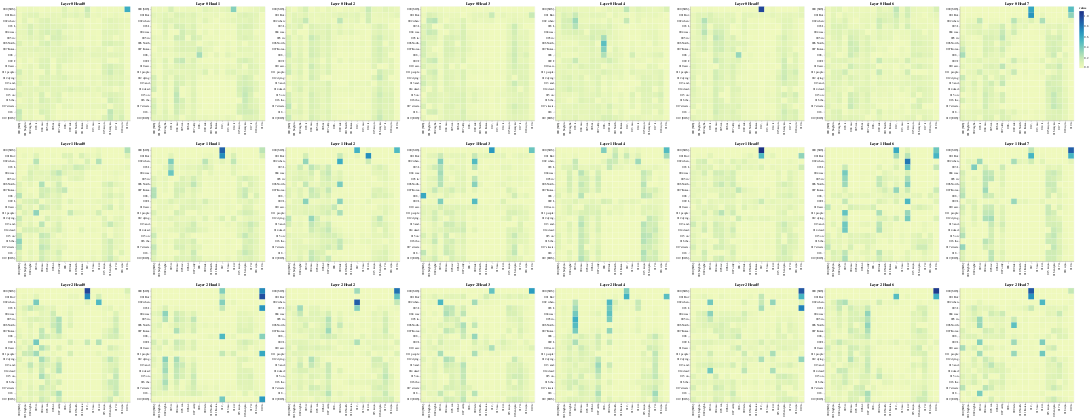

Source (notebook cell):
### Code cell
get_all_attention_maps("encoder-decoder", layers, heads, encoder_input_tokens, decoder_input_tokens, min(20, sentence_len))

### Figure 1 — Vega-Lite specification as saved in the notebook (floating-point values rounded to 4 significant figures; data arrays with more than 128 entries replaced by an {"elided": "..."} marker saying what was removed)
{"config": {"view": {"continuousWidth": 300, "continuousHeight": 300}}, "vconcat": [{"hconcat": [{"data": {"name": "data-dda6d0f0ae1728cb0ce829a3831be588"}, "mark": {"type": "rect"}, "encoding": {"color": {"field": "value", "type": "quantitative"}, "tooltip": [{"field": "row", "type": "quantitative"}, {"field": "column", "type": "quantitative"}, {"field": "value", "type": "quantitative"}, {"field": "row_token", "type": "nominal"}, {"field": "col_token", "type": "nominal"}], "x": {"axis": {"title": ""}, "field": "col_token", "type": "nominal"}, "y": {"axis": {"title": ""}, "field": "row_token", "type": "nominal"}}, "height": 400, "name": "view_241", "title": "Layer 0 Head 0", "width": 400}, {"data": {"name": "data-2d0f307d351359395773a6fb6e239000"}, "mark": {"type": "rect"}, "encoding": {"color": {"field": "value", "type": "quantitative"}, "tooltip": [{"field": "row", "type": "quantitative"}, {"field": "column", "type": "quantitative"}, {"field": "value", "type": "quantitative"}, {"field": "row_token", "type": "nominal"}, {"field": "col_token", "type": "nominal"}], "x": {"axis": {"title": ""}, "field": "col_token", "type": "nominal"}, "y": {"axis": {"title": ""}, "field": "row_token", "type": "nominal"}}, "height": 400, "name": "view_242", "title": "Layer 0 Head 1", "width": 400}, {"data": {"name": "data-f1d8202ec6dc9071b4fa151aa72385f9"}, "mark": {"type": "rect"}, "encoding": {"color": {"field": "value", "type": "quantitative"}, "tooltip": [{"field": "row", "type": "quantitative"}, {"field": "column", "type": "quantitative"}, {"field": "value", "type": "quantitative"}, {"field": "row_token", "type": "nominal"}, {"field": "col_token", "type": "nominal"}], "x": {"axis": {"title": ""}, "field": "col_token", "type": "nominal"}, "y": {"axis": {"title": ""}, "field": "row_token", "type": "nominal"}}, "height": 400, "name": "view_243", "title": "Layer 0 Head 2", "width": 400}, {"data": {"name": "data-8a9b58e9ff3a8f906afeef5da4964cea"}, "mark": {"type": "rect"}, "encoding": {"color": {"field": "value", "type": "quantitative"}, "tooltip": [{"field": "row", "type": "quantitative"}, {"field": "column", "type": "quantitative"}, {"field": "value", "type": "quantitative"}, {"field": "row_token", "type": "nominal"}, {"field": "col_token", "type": "nominal"}], "x": {"axis": {"title": ""}, "field": "col_token", "type": "nominal"}, "y": {"axis": {"title": ""}, "field": "row_token", "type": "nominal"}}, "height": 400, "name": "view_244", "title": "Layer 0 Head 3", "width": 400}, {"data": {"name": "data-c645f3bbf7fdb89eaaa81210370f7b7e"}, "mark": {"type": "rect"}, "encoding": {"color": {"field": "value", "type": "quantitative"}, "tooltip": [{"field": "row", "type": "quantitative"}, {"field": "column", "type": "quantitative"}, {"field": "value", "type": "quantitative"}, {"field": "row_token", "type": "nominal"}, {"field": "col_token", "type": "nominal"}], "x": {"axis": {"title": ""}, "field": "col_token", "type": "nominal"}, "y": {"axis": {"title": ""}, "field": "row_token", "type": "nominal"}}, "height": 400, "name": "view_245", "title": "Layer 0 Head 4", "width": 400}, {"data": {"name": "data-c054d807608f389246940b5d75e16e7b"}, "mark": {"type": "rect"}, "encoding": {"color": {"field": "value", "type": "quantitative"}, "tooltip": [{"field": "row", "type": "quantitative"}, {"field": "column", "type": "quantitative"}, {"field": "value", "type": "quantitative"}, {"field": "row_token", "type": "nominal"}, {"field": "col_token", "type": "nominal"}], "x": {"axis": {"title": ""}, "field": "col_token", "type": "nominal"}, "y": {"axis": {"title": ""}, "field": "row_token", "type": "nominal"}}, "height": 400, "name": "view_246", "title": "Layer 0 Head 5", "width": 400}, {"data": {"name": "data-8b2ead9fb4d385944ad5712121881229"}, "mark": {"type": "rect"}, "encoding": {"color": {"field": "value", "type": "quantitative"}, "tooltip": [{"field": "row", "type": "quantitative"}, {"field": "column", "type": "quantitative"}, {"field": "value", "type": "quantitative"}, {"field": "row_token", "type": "nominal"}, {"field": "col_token", "type": "nominal"}], "x": {"axis": {"title": ""}, "field": "col_token", "type": "nominal"}, "y": {"axis": {"title": ""}, "field": "row_token", "type": "nominal"}}, "height": 400, "name": "view_247", "title": "Layer 0 Head 6", "width": 400}, {"data": {"name": "data-c2cd1e12e0092eda5f357cd32226d862"}, "mark": {"type": "rect"}, "encoding": {"color": {"field": "value", "type": "quantitative"}, "tooltip": [{"field": "row", "type": "quantitative"}, {"field": "column", "type": "quantitative"}, {"field": "value", "type": "quantitative"}, {"field": "row_token", "type": "nominal"}, {"field": "col_token", "type": "nominal"}], "x": {"axis": {"title": ""}, "field": "col_token", "type": "nominal"}, "y": {"axis": {"title": ""}, "field": "row_token", "type": "nominal"}}, "height": 400, "name": "view_248", "title": "Layer 0 Head 7", "width": 400}]}, {"hconcat": [{"data": {"name": "data-8e7517ceb2ae231ec433cfa8afe22760"}, "mark": {"type": "rect"}, "encoding": {"color": {"field": "value", "type": "quantitative"}, "tooltip": [{"field": "row", "type": "quantitative"}, {"field": "column", "type": "quantitative"}, {"field": "value", "type": "quantitative"}, {"field": "row_token", "type": "nominal"}, {"field": "col_token", "type": "nominal"}], "x": {"axis": {"title": ""}, "field": "col_token", "type": "nominal"}, "y": {"axis": {"title": ""}, "field": "row_token", "type": "nominal"}}, "height": 400, "name": "view_249", "title": "Layer 1 Head 0", "width": 400}, {"data": {"name": "data-56b0c5c4aaca9c1c6d62db39d5d7bfcc"}, "mark": {"type": "rect"}, "encoding": {"color": {"field": "value", "type": "quantitative"}, "tooltip": [{"field": "row", "type": "quantitative"}, {"field": "column", "type": "quantitative"}, {"field": "value", "type": "quantitative"}, {"field": "row_token", "type": "nominal"}, {"field": "col_token", "type": "nominal"}], "x": {"axis": {"title": ""}, "field": "col_token", "type": "nominal"}, "y": {"axis": {"title": ""}, "field": "row_token", "type": "nominal"}}, "height": 400, "name": "view_250", "title": "Layer 1 Head 1", "width": 400}, {"data": {"name": "data-02409d752930eaf5a7a140867b10142e"}, "mark": {"type": "rect"}, "encoding": {"color": {"field": "value", "type": "quantitative"}, "tooltip": [{"field": "row", "type": "quantitative"}, {"field": "column", "type": "quantitative"}, {"field": "value", "type": "quantitative"}, {"field": "row_token", "type": "nominal"}, {"field": "col_token", "type": "nominal"}], "x": {"axis": {"title": ""}, "field": "col_token", "type": "nominal"}, "y": {"axis": {"title": ""}, "field": "row_token", "type": "nominal"}}, "height": 400, "name": "view_251", "title": "Layer 1 Head 2", "width": 400}, {"data": {"name": "data-bfd8146774ccdc823052cd03f33c3040"}, "mark": {"type": "rect"}, "encoding": {"color": {"field": "value", "type": "quantitative"}, "tooltip": [{"field": "row", "type": "quantitative"}, {"field": "column", "type": "quantitative"}, {"field": "value", "type": "quantitative"}, {"field": "row_token", "type": "nominal"}, {"field": "col_token", "type": "nominal"}], "x": {"axis": {"title": ""}, "field": "col_token", "type": "nominal"}, "y": {"axis": {"title": ""}, "field": "row_token", "type": "nominal"}}, "height": 400, "name": "view_252", "title": "Layer 1 Head 3", "width": 400}, {"data": {"name": "data-640cc7c9867ca023d936c4427e1b7168"}, "mark": {"type": "rect"}, "encoding": {"color": {"field": "value", "type": "quantitative"}, "tooltip": [{"field": "row", "type": "quantitative"}, {"field": "column", "type": "quantitative"}, {"field": "value", "type": "quantitative"}, {"field": "row_token", "type": "nominal"}, {"field": "col_token", "type": "nominal"}], "x": {"axis": {"title": ""}, "field": "col_token", "type": "nominal"}, "y": {"axis": {"title": ""}, "field": "row_token", "type": "nominal"}}, "height": 400, "name": "view_253", "title": "Layer 1 Head 4", "width": 400}, {"data": {"name": "data-2ff82957081396eb52e926e636fbb821"}, "mark": {"type": "rect"}, "encoding": {"color": {"field": "value", "type": "quantitative"}, "tooltip": [{"field": "row", "type": "quantitative"}, {"field": "column", "type": "quantitative"}, {"field": "value", "type": "quantitative"}, {"field": "row_token", "type": "nominal"}, {"field": "col_token", "type": "nominal"}], "x": {"axis": {"title": ""}, "field": "col_token", "type": "nominal"}, "y": {"axis": {"title": ""}, "field": "row_token", "type": "nominal"}}, "height": 400, "name": "view_254", "title": "Layer 1 Head 5", "width": 400}, {"data": {"name": "data-6be23e3910ae02c3bee4570b2e91355c"}, "mark": {"type": "rect"}, "encoding": {"color": {"field": "value", "type": "quantitative"}, "tooltip": [{"field": "row", "type": "quantitative"}, {"field": "column", "type": "quantitative"}, {"field": "value", "type": "quantitative"}, {"field": "row_token", "type": "nominal"}, {"field": "col_token", "type": "nominal"}], "x": {"axis": {"title": ""}, "field": "col_token", "type": "nominal"}, "y": {"axis": {"title": ""}, "field": "row_token", "type": "nominal"}}, "height": 400, "name": "view_255", "title": "Layer 1 Head 6", "width": 400}, {"data": {"name": "data-69a666df889ee21fb7077ff0a9833da5"}, "mark": {"type": "rect"}, "encoding": {"color": {"field": "value", "type": "quantitative"}, "tooltip": [{"field": "row", "type": "quantitative"}, {"field": "column", "type": "quantitative"}, {"field": "value", "type": "quantitative"}, {"field": "row_token", "type": "nominal"}, {"field": "col_token", "type": "nominal"}], "x": {"axis": {"title": ""}, "field": "col_token", "type": "nominal"}, "y": {"axis": {"title": ""}, "field": "row_token", "type": "nominal"}}, "height": 400, "name": "view_256", "title": "Layer 1 Head 7", "width": 400}]}, {"hconcat": [{"data": {"name": "data-99f612070798b2a70ed11501fc80a5df"}, "mark": {"type": "rect"}, "encoding": {"color": {"field": "value", "type": "quantitative"}, "tooltip": [{"field": "row", "type": "quantitative"}, {"field": "column", "type": "quantitative"}, {"field": "value", "type": "quantitative"}, {"field": "row_token", "type": "nominal"}, {"field": "col_token", "type": "nominal"}], "x": {"axis": {"title": ""}, "field": "col_token", "type": "nominal"}, "y": {"axis": {"title": ""}, "field": "row_token", "type": "nominal"}}, "height": 400, "name": "view_257", "title": "Layer 2 Head 0", "width": 400}, {"data": {"name": "data-3d11fe5f7399e3aeb9644a5f78dc472a"}, "mark": {"type": "rect"}, "encoding": {"color": {"field": "value", "type": "quantitative"}, "tooltip": [{"field": "row", "type": "quantitative"}, {"field": "column", "type": "quantitative"}, {"field": "value", "type": "quantitative"}, {"field": "row_token", "type": "nominal"}, {"field": "col_token", "type": "nominal"}], "x": {"axis": {"title": ""}, "field": "col_token", "type": "nominal"}, "y": {"axis": {"title": ""}, "field": "row_token", "type": "nominal"}}, "height": 400, "name": "view_258", "title": "Layer 2 Head 1", "width": 400}, {"data": {"name": "data-f3f8de1c2ef510f2eaf45d0beb9ede52"}, "mark": {"type": "rect"}, "encoding": {"color": {"field": "value", "type": "quantitative"}, "tooltip": [{"field": "row", "type": "quantitative"}, {"field": "column", "type": "quantitative"}, {"field": "value", "type": "quantitative"}, {"field": "row_token", "type": "nominal"}, {"field": "col_token", "type": "nominal"}], "x": {"axis": {"title": ""}, "field": "col_token", "type": "nominal"}, "y": {"axis": {"title": ""}, "field": "row_token", "type": "nominal"}}, "height": 400, "name": "view_259", "title": "Layer 2 Head 2", "width": 400}, {"data": {"name": "data-20e8a888166ecdfeb2b04653441ad98a"}, "mark": {"type": "rect"}, "encoding": {"color": {"field": "value", "type": "quantitative"}, "tooltip": [{"field": "row", "type": "quantitative"}, {"field": "column", "type": "quantitative"}, {"field": "value", "type": "quantitative"}, {"field": "row_token", "type": "nominal"}, {"field": "col_token", "type": "nominal"}], "x": {"axis": {"title": ""}, "field": "col_token", "type": "nominal"}, "y": {"axis": {"title": ""}, "field": "row_token", "type": "nominal"}}, "height": 400, "name": "view_260", "title": "Layer 2 Head 3", "width": 400}, {"data": {"name": "data-cbcd12c3a5e9cd39e8e9dc5f56e2dbc2"}, "mark": {"type": "rect"}, "encoding": {"color": {"field": "value", "type": "quantitative"}, "tooltip": [{"field": "row", "type": "quantitative"}, {"field": "column", "type": "quantitative"}, {"field": "value", "type": "quantitative"}, {"field": "row_token", "type": "nominal"}, {"field": "col_token", "type": "nominal"}], "x": {"axis": {"title": ""}, "field": "col_token", "type": "nominal"}, "y": {"axis": {"title": ""}, "field": "row_token", "type": "nominal"}}, "height": 400, "name": "view_261", "title": "Layer 2 Head 4", "width": 400}, {"data": {"name": "data-da61100a7264d64fd7ba85ebd3ac1b81"}, "mark": {"type": "rect"}, "encoding": {"color": {"field": "value", "type": "quantitative"}, "tooltip": [{"field": "row", "type": "quantitative"}, {"field": "column", "type": "quantitative"}, {"field": "value", "type": "quantitative"}, {"field": "row_token", "type": "nominal"}, {"field": "col_token", "type": "nominal"}], "x": {"axis": {"title": ""}, "field": "col_token", "type": "nominal"}, "y": {"axis": {"title": ""}, "field": "row_token", "type": "nominal"}}, "height": 400, "name": "view_262", "title": "Layer 2 Head 5", "width": 400}, {"data": {"name": "data-00807710c56a7d0e43efd722e52d2f1e"}, "mark": {"type": "rect"}, "encoding": {"color": {"field": "value", "type": "quantitative"}, "tooltip": [{"field": "row", "type": "quantitative"}, {"field": "column", "type": "quantitative"}, {"field": "value", "type": "quantitative"}, {"field": "row_token", "type": "nominal"}, {"field": "col_token", "type": "nominal"}], "x": {"axis": {"title": ""}, "field": "col_token", "type": "nominal"}, "y": {"axis": {"title": ""}, "field": "row_token", "type": "nominal"}}, "height": 400, "name": "view_263", "title": "Layer 2 Head 6", "width": 400}, {"data": {"name": "data-9db496fe1f9463720c95a0264724c3a0"}, "mark": {"type": "rect"}, "encoding": {"color": {"field": "value", "type": "quantitative"}, "tooltip": [{"field": "row", "type": "quantitative"}, {"field": "column", "type": "quantitative"}, {"field": "value", "type": "quantitative"}, {"field": "row_token", "type": "nominal"}, {"field": "col_token", "type": "nominal"}], "x": {"axis": {"title": ""}, "field": "col_token", "type": "nominal"}, "y": {"axis": {"title": ""}, "field": "row_token", "type": "nominal"}}, "height": 400, "name": "view_264", "title": "Layer 2 Head 7", "width": 400}]}], "params": [{"name": "param_241", "select": {"type": "interval", "encodings": ["x", "y"]}, "bind": "scales", "views": ["view_241"]}, {"name": "param_242", "select": {"type": "interval", "encodings": ["x", "y"]}, "bind": "scales", "views": ["view_242"]}, {"name": "param_243", "select": {"type": "interval", "encodings": ["x", "y"]}, "bind": "scales", "views": ["view_243"]}, {"name": "param_244", "select": {"type": "interval", "encodings": ["x", "y"]}, "bind": "scales", "views": ["view_244"]}, {"name": "param_245", "select": {"type": "interval", "encodings": ["x", "y"]}, "bind": "scales", "views": ["view_245"]}, {"name": "param_246", "select": {"type": "interval", "encodings": ["x", "y"]}, "bind": "scales", "views": ["view_246"]}, {"name": "param_247", "select": {"type": "interval", "encodings": ["x", "y"]}, "bind": "scales", "views": ["view_247"]}, {"name": "param_248", "select": {"type": "interval", "encodings": ["x", "y"]}, "bind": "scales", "views": ["view_248"]}, {"name": "param_249", "select": {"type": "interval", "encodings": ["x", "y"]}, "bind": "scales", "views": ["view_249"]}, {"name": "param_250", "select": {"type": "interval", "encodings": ["x", "y"]}, "bind": "scales", "views": ["view_250"]}, {"name": "param_251", "select": {"type": "interval", "encodings": ["x", "y"]}, "bind": "scales", "views": ["view_251"]}, {"name": "param_252", "select": {"type": "interval", "encodings": ["x", "y"]}, "bind": "scales", "views": ["view_252"]}, {"name": "param_253", "select": {"type": "interval", "encodings": ["x", "y"]}, "bind": "scales", "views": ["view_253"]}, {"name": "param_254", "select": {"type": "interval", "encodings": ["x", "y"]}, "bind": "scales", "views": ["view_254"]}, {"name": "param_255", "select": {"type": "interval", "encodings": ["x", "y"]}, "bind": "scales", "views": ["view_255"]}, {"name": "param_256", "select": {"type": "interval", "encodings": ["x", "y"]}, "bind": "scales", "views": ["view_256"]}, {"name": "param_257", "select": {"type": "interval", "encodings": ["x", "y"]}, "bind": "scales", "views": ["view_257"]}, {"name": "param_258", "select": {"type": "interval", "encodings": ["x", "y"]}, "bind": "scales", "views": ["view_258"]}, {"name": "param_259", "select": {"type": "interval", "encodings": ["x", "y"]}, "bind": "scales", "views": ["view_259"]}, {"name": "param_260", "select": {"type": "interval", "encodings": ["x", "y"]}, "bind": "scales", "views": ["view_260"]}, {"name": "param_261", "select": {"type": "interval", "encodings": ["x", "y"]}, "bind": "scales", "views": ["view_261"]}, {"name": "param_262", "select": {"type": "interval", "encodings": ["x", "y"]}, "bind": "scales", "views": ["view_262"]}, {"name": "param_263", "select": {"type": "interval", "encodings": ["x", "y"]}, "bind": "scales", "views": ["view_263"]}, {"name": "param_264", "select": {"type": "interval", "encodings": ["x", "y"]}, "bind": "scales", "views": ["view_264"]}], "$schema": "https://vega.github.io/schema/vega-lite/v5.20.1.json", "datasets": {"data-dda6d0f0ae1728cb0ce829a3831be588": {"elided": "400 records"}, "data-2d0f307d351359395773a6fb6e239000": {"elided": "400 records"}, "data-f1d8202ec6dc9071b4fa151aa72385f9": {"elided": "400 records"}, "data-8a9b58e9ff3a8f906afeef5da4964cea": {"elided": "400 records"}, "data-c645f3bbf7fdb89eaaa81210370f7b7e": {"elided": "400 records"}, "data-c054d807608f389246940b5d75e16e7b": {"elided": "400 records"}, "data-8b2ead9fb4d385944ad5712121881229": {"elided": "400 records"}, "data-c2cd1e12e0092eda5f357cd32226d862": {"elided": "400 records"}, "data-8e7517ceb2ae231ec433cfa8afe22760": {"elided": "400 records"}, "data-56b0c5c4aaca9c1c6d62db39d5d7bfcc": {"elided": "400 records"}, "data-02409d752930eaf5a7a140867b10142e": {"elided": "400 records"}, "data-bfd8146774ccdc823052cd03f33c3040": {"elided": "400 records"}, "data-640cc7c9867ca023d936c4427e1b7168": {"elided": "400 records"}, "data-2ff82957081396eb52e926e636fbb821": {"elided": "400 records"}, "data-6be23e3910ae02c3bee4570b2e91355c": {"elided": "400 records"}, "data-69a666df889ee21fb7077ff0a9833da5": {"elided": "400 records"}, "data-99f612070798b2a70ed11501fc80a5df": {"elided": "400 records"}, "data-3d11fe5f7399e3aeb9644a5f78dc472a": {"elided": "400 records"}, "data-f3f8de1c2ef510f2eaf45d0beb9ede52": {"elided": "400 records"}, "data-20e8a888166ecdfeb2b04653441ad98a": {"elided": "400 records"}, "data-cbcd12c3a5e9cd39e8e9dc5f56e2dbc2": {"elided": "400 records"}, "data-da61100a7264d64fd7ba85ebd3ac1b81": {"elided": "400 records"}, "data-00807710c56a7d0e43efd722e52d2f1e": {"elided": "400 records"}, "data-9db496fe1f9463720c95a0264724c3a0": {"elided": "400 records"}}}
